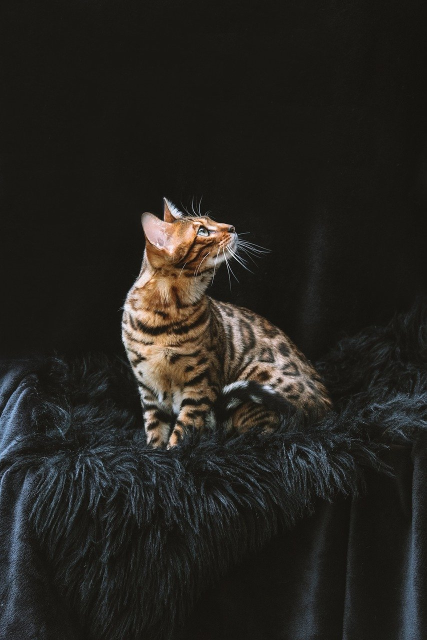
#> input picture bengal-cat-g852a4c82c_1280.jpg, 853 x 1280 px (shown at 1/2 size)
$ jupyter execute OpenCV_Histogram.ipynb
#> lines starting #> are read from the running program, lines starting #| are printed output that depends on the picture; after the words box and inside, x2 and y2 are one past the last pixel; in counts of white or black regions, pixels touching at a corner belong together
[cell 1]
import numpy as np
import cv2
import matplotlib.pyplot as plt

[cell 2]
def drawImage(img,title="Image"):
    plt.imshow(img,cmap="gray")
    plt.axis("off")
    plt.title(title + str(img.shape))
    plt.show()

[cell 3]
img = cv2.imread("./bengal-cat-g852a4c82c_1280.jpg")
#> img is the input picture: shape (1280, 853, 3); mean B, G, R 32, 36.2, 38.1
drawImage(img)

[cell 4]
gray = cv2.cvtColor(img,cv2.COLOR_BGR2GRAY)
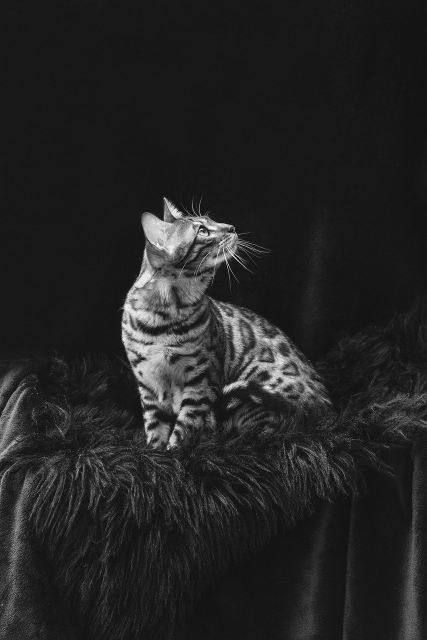
#> gray: shape (1280, 853) (shown at 1/2 size); min 0, max 255, mean 36.4
drawImage(gray,"Gray Image")

[cell 5]
gray_hist = cv2.calcHist([gray],[0],None,[256],[0,256])
#> gray_hist = 256 values, max 199368 at index 23, min 12 at index 250, mean 4265
plt.figure()
plt.title("Grayscale Histogram")
plt.xlabel("Bins")
plt.ylabel("# of pixels")
plt.plot(gray_hist)
plt.xlim([0,255])
plt.show()
#> figure, not shown here; curve peaks at x = 23, y = 199368

[cell 6]
blank = np.zeros(img.shape[:2],dtype="uint8")
drawImage(blank,title="Blank Image")
#> call 3 of drawImage, with title = 'Blank Image'
#> in drawImage (call 3), `plt.show()`:
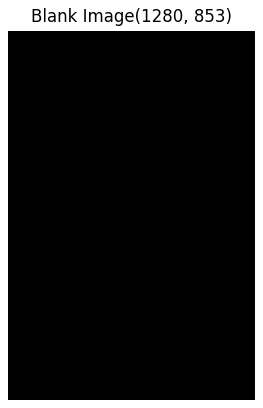
#> figure drawn by matplotlib, 1 panel
#> blank: shape (1280, 853); every value is 0

[cell 7]
mask = cv2.rectangle(blank.copy(),(img.shape[1]//2 - 400,img.shape[0]//2 - 300),(img.shape[1]//2 + 400,img.shape[0]//2 + 300),255,-1)
drawImage(mask,title="Masked Image")
#> call 4 of drawImage, with title = 'Masked Image'
#> in drawImage (call 4), `plt.show()`:
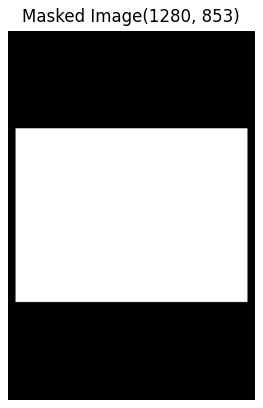
#> figure drawn by matplotlib, 1 panel
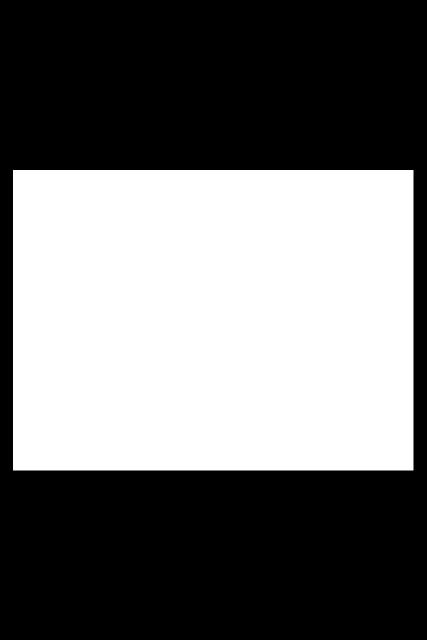
#> mask: shape (1280, 853) (shown at 1/2 size); 44.1% white; 1 white region, box (x1, y1, x2, y2) and area: (26, 340, 827, 941) 481401

[cell 8]
masked_image = cv2.bitwise_and(gray,gray,mask=mask)
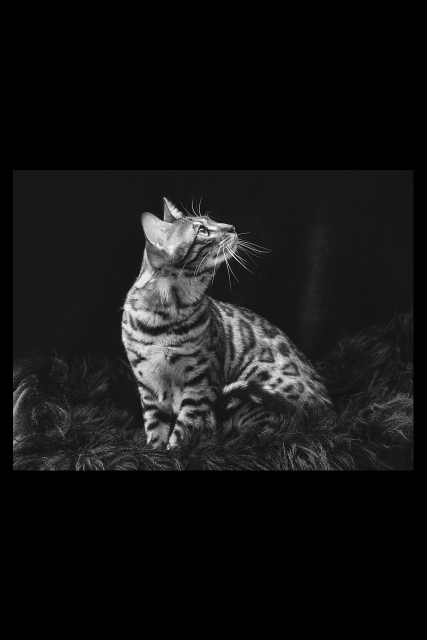
#> masked_image: shape (1280, 853) (shown at 1/2 size); min 0, max 255, mean 20.5
drawImage(masked_image,"Masked Image")

[cell 9]
gray_hist = cv2.calcHist([masked_image],[0],None,[256],[0,256])
#> gray_hist = 256 values, max 610510 at index 0, min 11 at index 253, mean 4265
plt.figure()
plt.title("Grayscale Histogram")
plt.xlabel("Bins")
plt.ylabel("# of pixels")
plt.plot(gray_hist)
plt.xlim([0,255])
plt.show()
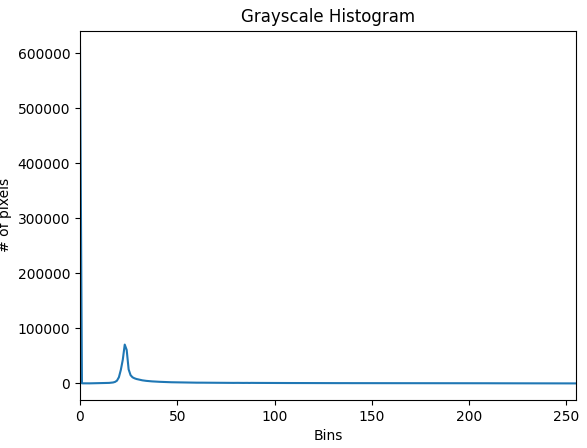
#> figure drawn by matplotlib, 1 panel; curve peaks at x = 0, y = 610510

### ColoredHistogram

[cell 10]
circle_mask = cv2.circle(blank.copy(),(img.shape[1]//2,img.shape[0]//2),400,255,-1)
drawImage(circle_mask,title="Masked Image")
#> in drawImage (call 6), `plt.show()`:
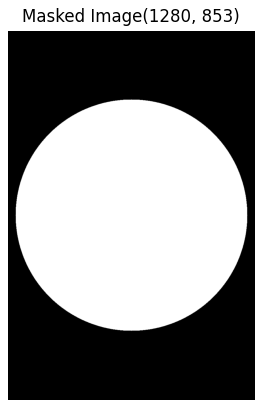
#> figure drawn by matplotlib, 1 panel
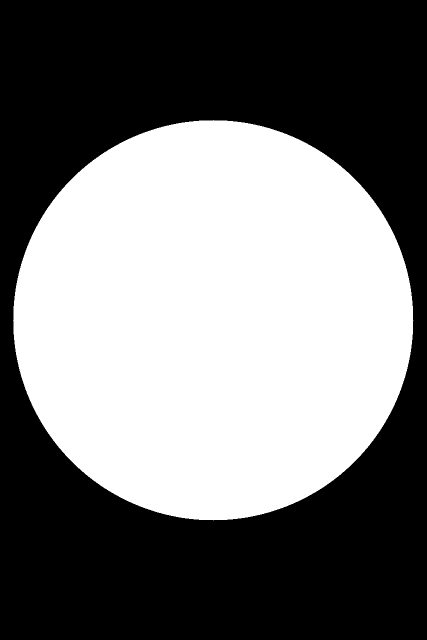
#> circle_mask: shape (1280, 853) (shown at 1/2 size); 46% white; 1 white region, box (x1, y1, x2, y2) and area: (26, 240, 827, 1041) 502625

[cell 11]
circular_masked_image = cv2.bitwise_and(img,img,mask=circle_mask)
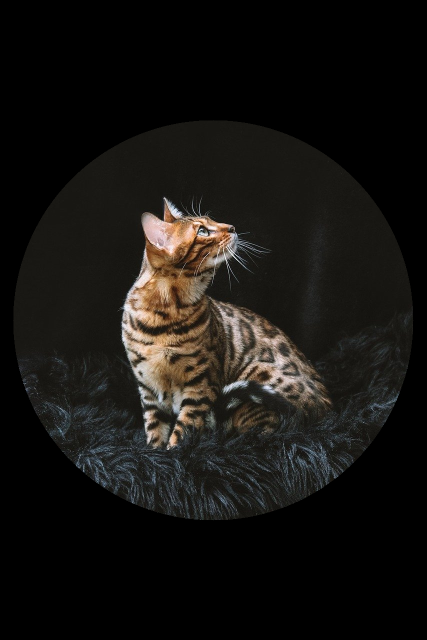
#> circular_masked_image: shape (1280, 853, 3) (shown at 1/2 size); mean B, G, R 18, 20.8, 22.7
drawImage(circular_masked_image,"Masked Image")

[cell 12]
colors = ("b","g","r")
plt.figure()
plt.title("Color Histogram")
plt.xlabel("Bins")
plt.ylabel("# of pixels")
for i,col in enumerate(colors):
    hist = cv2.calcHist([img],[i],circle_mask,[256],[0,256])
    plt.plot(hist,color=col)
    plt.xlim([0,255])
plt.show()
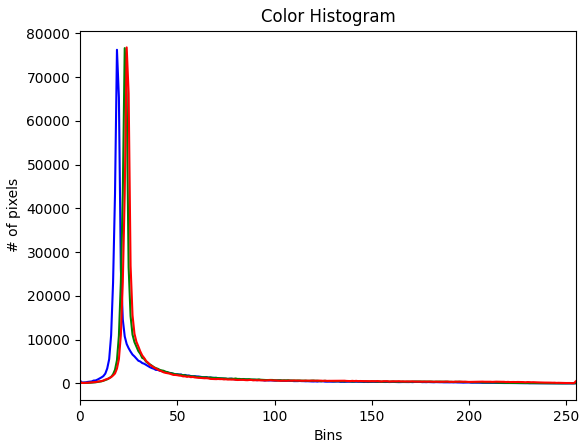
#> figure drawn by matplotlib, 1 panel; curve peaks at x = 19, y = 76273; curve peaks at x = 23, y = 76656; curve peaks at x = 24, y = 76818
